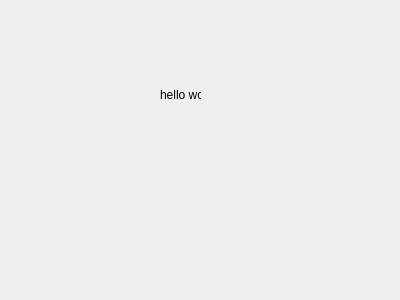
<?xml version="1.0" encoding="UTF-8"?>
<ui version="4.0">
 <class>Dialog</class>
 <widget class="QDialog" name="Dialog">
  <property name="geometry">
   <rect>
    <x>0</x>
    <y>0</y>
    <width>400</width>
    <height>300</height>
   </rect>
  </property>
  <property name="windowTitle">
   <string>Dialog</string>
  </property>
  <widget class="QLabel" name="label">
   <property name="geometry">
    <rect>
     <x>160</x>
     <y>90</y>
     <width>41</width>
     <height>9</height>
    </rect>
   </property>
   <property name="text">
    <string>hello world!</string>
   </property>
  </widget>
 </widget>
 <resources/>
 <connections/>
</ui>
